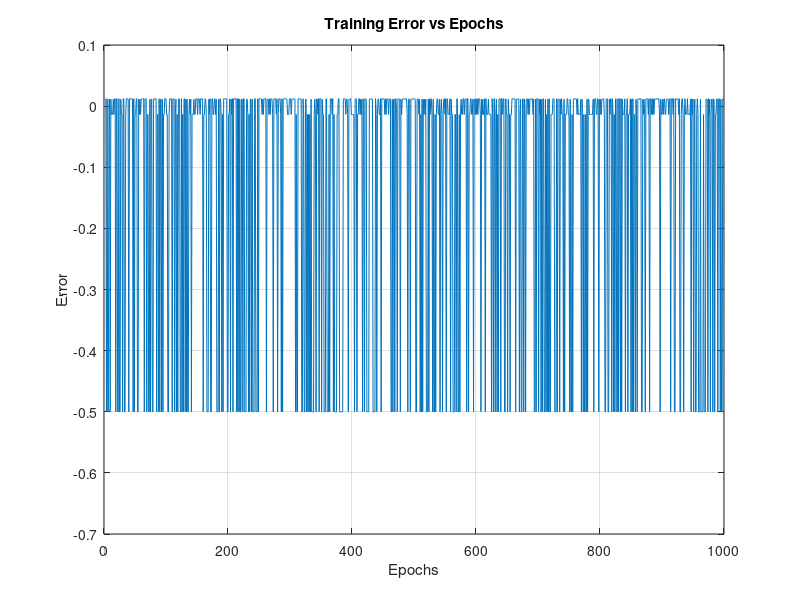
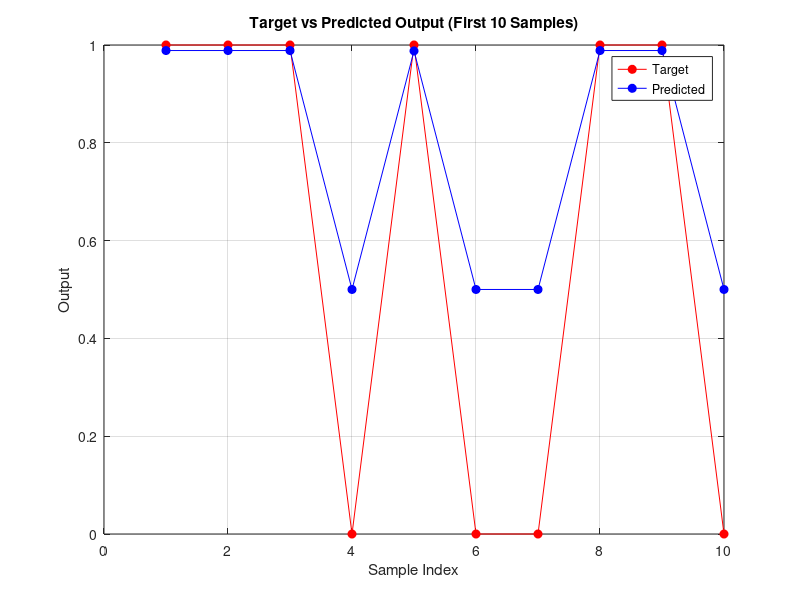

Source code (MATLAB) for these figures, in order:
% MATLAB offers a powerful toolbox called the Neural Network Toolbox (now part of the Deep Learning Toolbox), which simplifies the creation, training, and evaluation of neural networks. This toolbox includes prebuilt functions for various network types, training algorithms, and visualization tools.

% Here’s a guide to help you explore these tools:

% Key Tools in MATLAB’s Neural Network Toolbox
% 1. nntool:This command opens a graphical interface for creating and training neural networks.
% - To start, type nntool in the MATLAB command window.
% - You can use this GUI to import data, define network architectures, train networks, and evaluate performance.

% 2. Deep Network Designer:A more advanced tool for designing deep neural networks.
% - Type deepNetworkDesigner in the command window.
% - You can drag and drop layers to design a network, set layer properties, and train it directly.

% 3. Predefined Functions:
% - feedforwardnet:For creating feedforward neural networks.
% - patternnet:For classification problems.
% - fitnet:For regression tasks.
% - trainNetwork:For training networks with custom data and parameters.

% Generate synthetic data for XOR-like problem (Binary Classification)
num_samples = 1000;

% Input features: random binary inputs (0 or 1)
inputs = round(rand(num_samples, 2));

% Target: XOR operation (1 if the two inputs are different, 0 otherwise)
target = xor(inputs(:, 1), inputs(:, 2))';

% Save the data into a .mat file for future use
save('xor_data.mat', 'inputs', 'target');

% Define parameters
input_size = size(inputs, 2); % Number of input features
hidden_size = 3; % Number of neurons in the hidden layer
output_size = 1; % One output neuron (binary classification)
learning_rate = 0.1; % Learning rate
epochs = 1000; % Number of epochs (iterations)

% Initialize weights randomly
W_input_hidden = rand(hidden_size, input_size); % Weights between input and hidden layer
W_hidden_output = rand(output_size, hidden_size); % Weights between hidden and output layer

% Sigmoid activation function
sigmoid = @(x) 1 ./ (1 + exp(-x)); % Sigmoid function
sigmoid_derivative = @(x) x .* (1 - x); % Derivative of sigmoid

% Training the network using backpropagation
for epoch = 1:epochs
    % Forward pass: Compute hidden layer outputs
    hidden_input = W_input_hidden * inputs'; % Weighted sum of inputs to hidden layer
    hidden_output = sigmoid(hidden_input); % Apply sigmoid activation function

    % Compute final output
    final_input = W_hidden_output * hidden_output; % Weighted sum to output layer
    output = sigmoid(final_input); % Apply sigmoid for output layer

    % Compute error (difference between target and predicted output)
    error = target - output;

    % Backpropagation
    output_delta = error .* sigmoid_derivative(output); % Error term for output layer
    hidden_delta = (W_hidden_output' * output_delta) .* sigmoid_derivative(hidden_output); % Error term for hidden layer

    % Update weights using gradient descent
    W_hidden_output = W_hidden_output + learning_rate * output_delta * hidden_output';
    W_input_hidden = W_input_hidden + learning_rate * hidden_delta * inputs;
end

% Display trained network's weights in console
disp('Trained Weights:');
disp('Weights from input to hidden layer:');
disp(W_input_hidden);
disp('Weights from hidden to output layer:');
disp(W_hidden_output);

% Test the network (predict with the same data used for training)
hidden_input = W_input_hidden * inputs';
hidden_output = sigmoid(hidden_input);
final_input = W_hidden_output * hidden_output;
predicted_output = sigmoid(final_input);

% Display first 10 predictions to give an idea of how well the network learned
disp('First 10 Predictions:');
disp(predicted_output(:, 1:10));

% Plot the performance (error vs. epoch)
figure;
plot(1:epochs, error);
xlabel('Epochs');
ylabel('Error');
title('Training Error vs Epochs');
grid on;

% Plot output vs target for the first 10 samples (for visual inspection)
figure;
plot(target(1:10), 'ro-', 'MarkerFaceColor', 'r');
hold on;
plot(predicted_output(1:10), 'bo-', 'MarkerFaceColor', 'b');
legend('Target', 'Predicted');
xlabel('Sample Index');
ylabel('Output');
title('Target vs Predicted Output (First 10 Samples)');
grid on;
